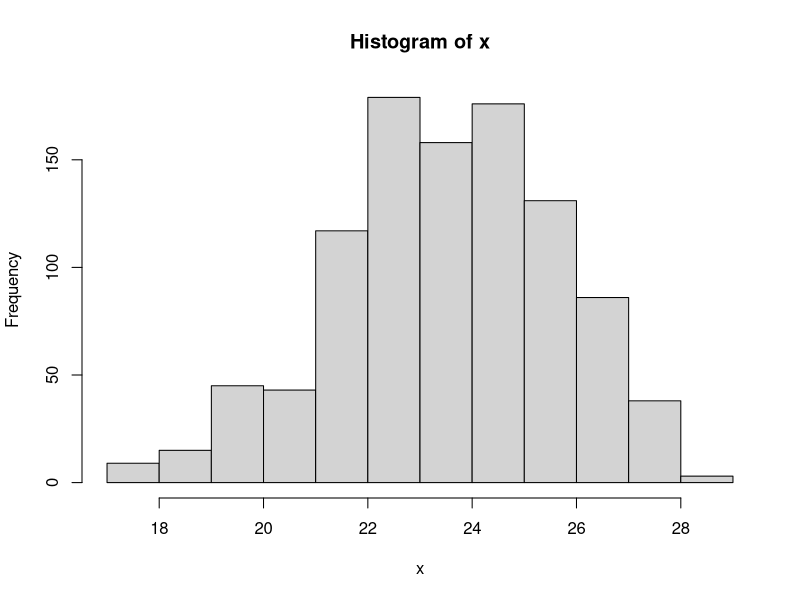
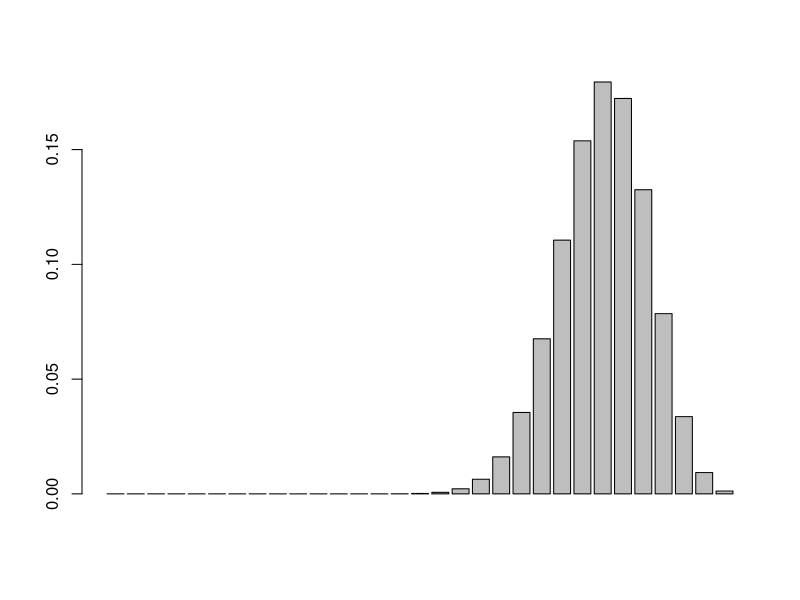
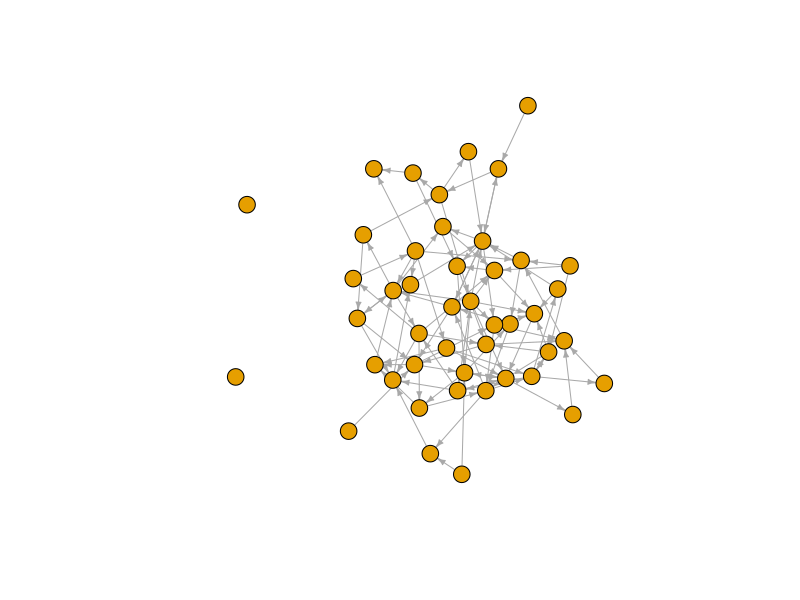
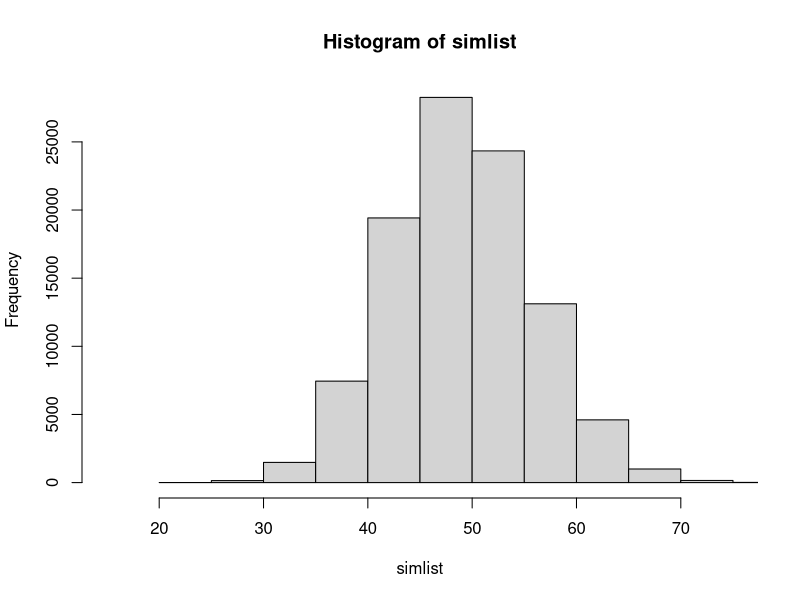
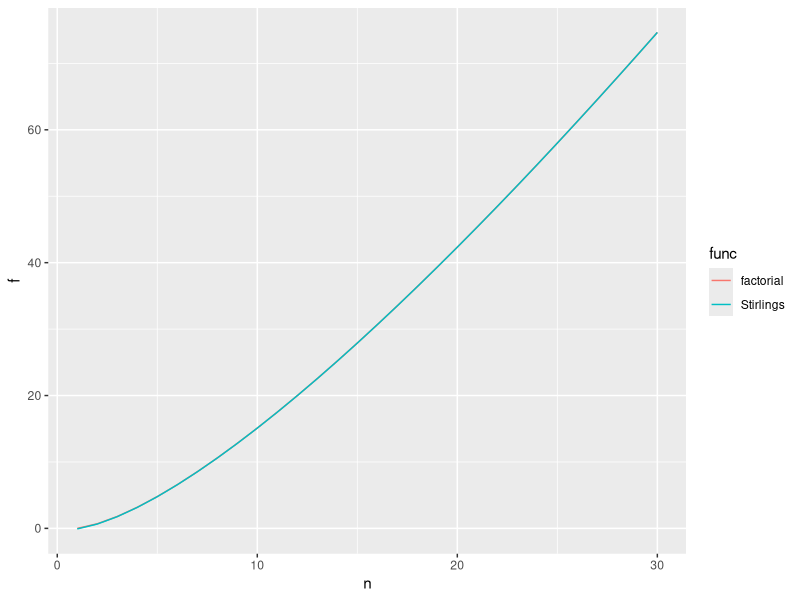

Here is the R script that generated these plots, in order:
## ---- chunk 1
x <- rbinom(1000, size = 30, prob = .8)
hist(x)

barplot(dbinom(0:30, 30, .8))
## ---- chunk 2
library(igraph)
set.seed(404)
n <- 45
p <- .05
m <- matrix(sample(c(0, 1), size = n^2, replace = TRUE, prob = c(1 - p, p)), ncol = n)
g <- graph_from_adjacency_matrix(m)
g <- simplify(g, remove.multiple = F, remove.loops = T) 
plot(g, edge.arrow.size = .4, vertex.size = 9, vertex.label = NA)
## ---- chunk 3
# replicate
simlist <- rep(NA, 1e5)

for(i in 1:1e5) {
  # simulate
  m <- matrix(sample(c(0, 1), size = n^2, replace = TRUE, prob = c(1 - p, p)), ncol = n)
  m[lower.tri(m, diag = TRUE)] <- 0 # make undirected and remove loops
  # store
  simlist[i] <- sum(m)
}

hist(simlist, xlim = c(15, 75))
## ---- chunk 4
f1 <- function(n) {
  factorial(n)
}

f2 <- function(n) {
  n^n * exp(-n) * sqrt(2 * pi * n)
}

df <- data.frame(n = rep(1:30, 2),
                 f = log(c(f1(1:30), f2(1:30))),
                 func = as.factor(rep(c("factorial", "Stirlings"), each = 30))
                 )
library(ggplot2)
ggplot(df, aes(x = n, y = f)) +
  geom_line(aes(color = func))
